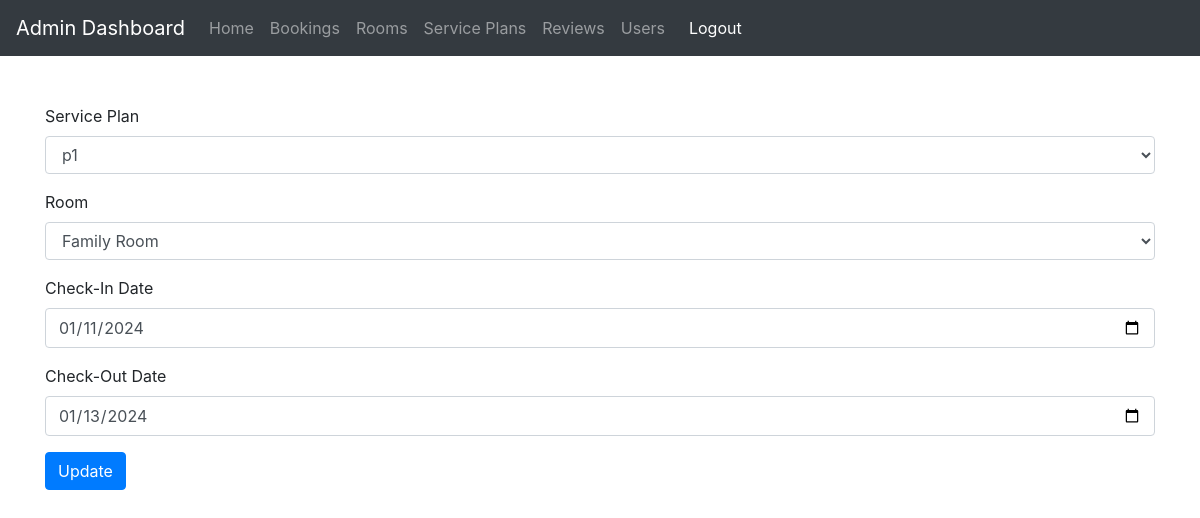
The app's page /booking/updateBooking.php?_id=31 with its own data.
### tables this page shows
CREATE TABLE `booking` (
  `_id` int(11) NOT NULL,
  `userId` int(11) DEFAULT NULL,
  `servicePlanId` int(11) DEFAULT NULL,
  `roomId` int(11) DEFAULT NULL,
  `checkInDate` varchar(200) DEFAULT NULL,
  `checkOutDate` varchar(200) DEFAULT NULL,
  `status` varchar(50) DEFAULT NULL,
  `cost` int(11) DEFAULT NULL
);

CREATE TABLE `serviceplan` (
  `_id` int(11) NOT NULL,
  `name` varchar(255) DEFAULT NULL,
  `description` text DEFAULT NULL,
  `cost` int(11) DEFAULT NULL
);

CREATE TABLE `room` (
  `_id` int(11) NOT NULL,
  `booked` tinyint(1) DEFAULT 0,
  `num_beds` int(11) DEFAULT 0,
  `image` varchar(250) DEFAULT NULL,
  `cost` int(11) DEFAULT NULL,
  `name` varchar(200) DEFAULT NULL,
  `description` text DEFAULT NULL
);

### booking/updateBooking.php (the view, shortened to what this page needs)
<?php
include('../admin.php');
$_id = $_GET['_id'];
$sql = "SELECT b.*, s.name AS servicePlanName, r.name AS roomName
        FROM booking b
        JOIN serviceplan s ON b.servicePlanId = s._id
        JOIN room r ON b.roomId = r._id
        WHERE b._id = $_id";
$result = mysqli_query($con, $sql);
$row = mysqli_fetch_assoc($result);
$servicePlanId = $row["servicePlanId"];
$roomId = $row["roomId"];
$checkInDate = $row["checkInDate"];
$checkOutDate = $row["checkOutDate"];
$sqlServicePlans = "SELECT _id, name FROM serviceplan";
$resultServicePlans = mysqli_query($con, $sqlServicePlans);
$sqlRooms = "SELECT _id, name FROM room";
$resultRooms = mysqli_query($con, $sqlRooms);
?>
<!doctype html>
<html lang="en">
<head>
    <link rel="stylesheet" href="https://cdn.jsdelivr.net/npm/bootstrap@4.0.0/dist/css/bootstrap.min.css"
>
</head>
<body>
    <div class="container my-5">
        <form method="post">
            <div class="form-group">
                <label>Service Plan</label>
                <select class="form-control" name="servicePlanId">
                    <?php while ($rowServicePlan = mysqli_fetch_assoc($resultServicePlans)) : ?>
                    <option value="<?php echo $rowServicePlan['_id']; ?>"
                        <?php echo ($rowServicePlan['_id'] == $servicePlanId) ? 'selected' : ''; ?>>
                        <?php echo $rowServicePlan['name']; ?>
                    </option>
                    <?php endwhile; ?>
                </select>
            </div>
            <div class="form-group">
                <label>Room</label>
                <select class="form-control" name="roomId">
                    <?php while ($rowRoom = mysqli_fetch_assoc($resultRooms)) : ?>
                    <option value="<?php echo $rowRoom['_id']; ?>"
                        <?php echo ($rowRoom['_id'] == $roomId) ? 'selected' : ''; ?>>
                        <?php echo $rowRoom['name']; ?>
                    </option>
                    <?php endwhile; ?>
                </select>
            </div>
            <div class="form-group">
                <label>Check-In Date</label>
                <input type="date" class="form-control" name="checkInDate" value="<?php echo $checkInDate ?>">
            </div>
            <div class="form-group">
                <label>Check-Out Date</label>
                <input type="date" class="form-control" name="checkOutDate" value="<?php echo $checkOutDate ?>">
            </div>
            <button type="submit" class="btn btn-primary" name="submit">Update</button>
        </form>
    </div>
</body>
</html>

### records on screen
booking: servicePlanId "p1", roomId "Family Room", checkInDate "01/11/2024", checkOutDate "01/13/2024"
